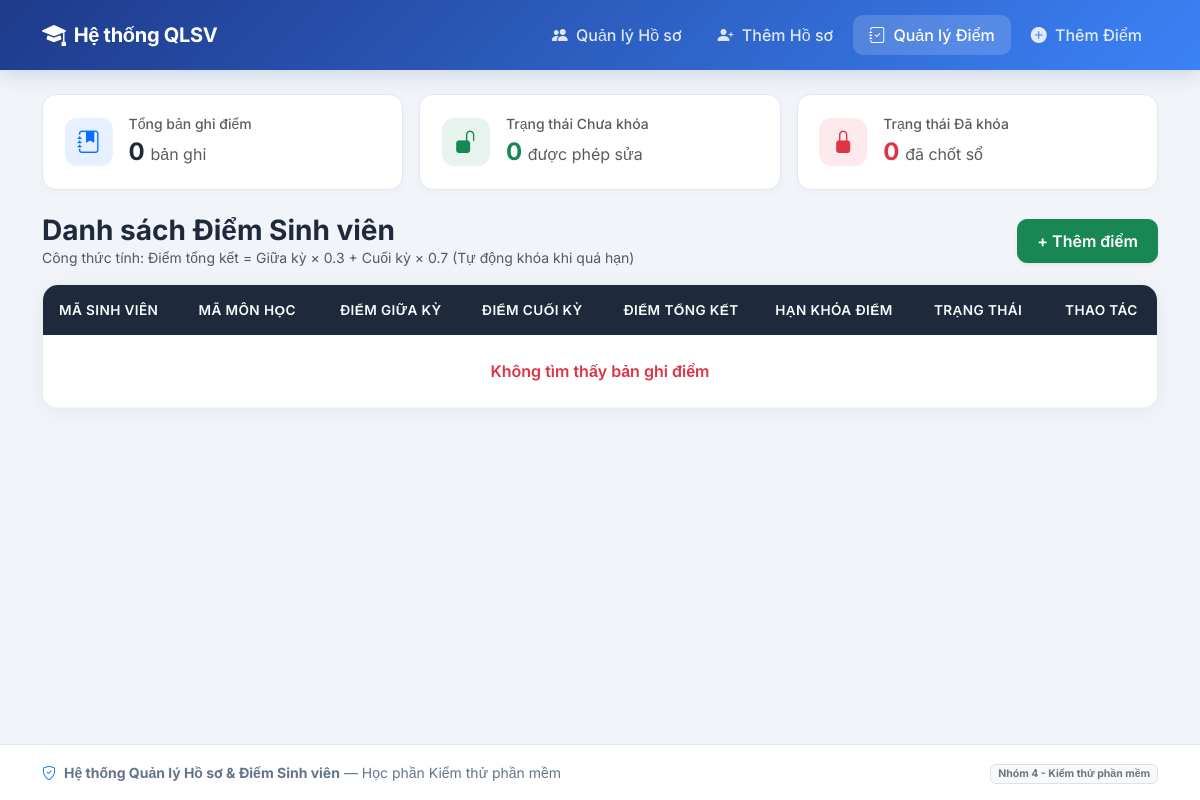
The page /grades.php on the database as committed earlier.
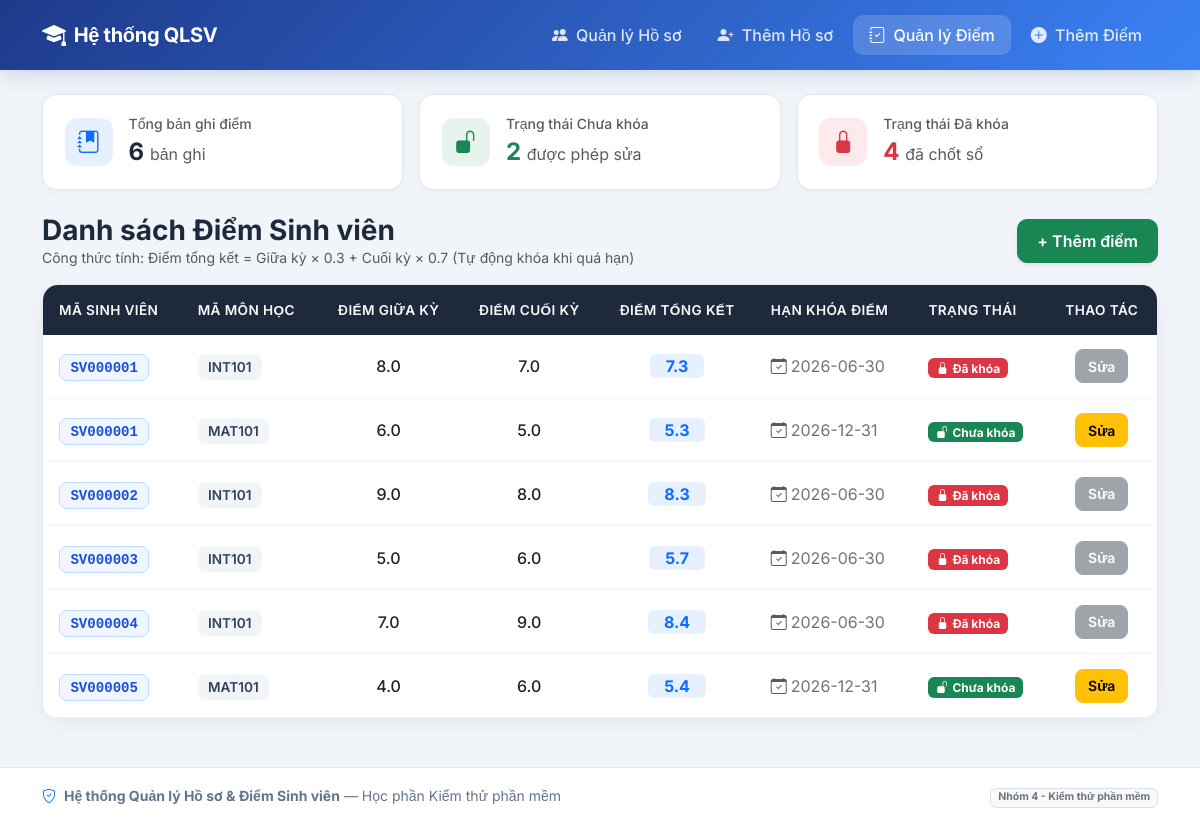
The same page on the database as committed later.
### tables this page shows
CREATE TABLE `diem` (
  `ma_sv` varchar(20) NOT NULL,
  `ma_mh` varchar(10) NOT NULL,
  `diem_giua_ky` decimal(4,1) NOT NULL,
  `diem_cuoi_ky` decimal(4,1) NOT NULL,
  `diem_tong_ket` decimal(4,1) NOT NULL,
  `han_khoa_diem` date NOT NULL,
  `trang_thai` varchar(30) NOT NULL DEFAULT 'Chưa khóa'
);

### grades.php (the view, shortened to what this page needs)
<?php
require_once 'db.php';
include 'header.php';
$today = date('Y-m-d');
$query = "SELECT * FROM diem ORDER BY ma_sv ASC, ma_mh ASC";
$stmt = $pdo->prepare($query);
$stmt->execute();
$ds_diem = $stmt->fetchAll(PDO::FETCH_ASSOC);
$total_diem = count($ds_diem);
$count_locked = 0;
$count_unlocked = 0;
foreach ($ds_diem as $item) {
    if ($today > $item['han_khoa_diem']) {
        $count_locked++;
    } else {
        $count_unlocked++;
    }
}
?>
<div class="row g-3 mb-4">
    <div class="col-md-4">
        <div class="stat-card">
            <div class="stat-icon bg-primary bg-opacity-10 text-primary">
                <i class="bi bi-journal-bookmark-fill"></i>
            </div>
            <div>
                <div class="text-muted small fw-medium">Tổng bản ghi điểm</div>
                <div class="fs-4 fw-bold"><?= $total_diem ?> <span class="fs-6 fw-normal text-muted">bản ghi</span></div>
            </div>
        </div>
    </div>
    <div class="col-md-4">
        <div class="stat-card">
            <div class="stat-icon bg-success bg-opacity-10 text-success">
                <i class="bi bi-unlock-fill"></i>
            </div>
            <div>
                <div class="text-muted small fw-medium">Trạng thái Chưa khóa</div>
                <div class="fs-4 fw-bold text-success"><?= $count_unlocked ?> <span class="fs-6 fw-normal text-muted">được phép sửa</span></div>
            </div>
        </div>
    </div>
    <div class="col-md-4">
        <div class="stat-card">
            <div class="stat-icon bg-danger bg-opacity-10 text-danger">
                <i class="bi bi-lock-fill"></i>
            </div>
            <div>
                <div class="text-muted small fw-medium">Trạng thái Đã khóa</div>
                <div class="fs-4 fw-bold text-danger"><?= $count_locked ?> <span class="fs-6 fw-normal text-muted">đã chốt sổ</span></div>
            </div>
        </div>
    </div>
</div>
<div class="d-flex flex-wrap justify-content-between align-items-center mb-3 gap-2">
    <div>
        <h2 class="fw-bold mb-0 fs-3">Danh sách Điểm Sinh viên</h2>
        <p class="text-muted small mb-0">Công thức tính: Điểm tổng kết = Giữa kỳ × 0.3 + Cuối kỳ × 0.7 (Tự động khóa khi quá hạn)</p>
    </div>
    <a href="add_grade.php" id="btnThemDiemMoi" class="btn btn-success shadow-sm">
        + Thêm điểm
    </a>
</div>
<div class="card-modern overflow-hidden">
    <div class="table-responsive">
        <table class="table table-modern table-hover align-middle mb-0" id="tableDiem">
            <thead>
                <tr>
                    <th>Mã sinh viên</th>
                    <th>Mã môn học</th>
                    <th class="text-center">Điểm giữa kỳ</th>
                    <th class="text-center">Điểm cuối kỳ</th>
                    <th class="text-center">Điểm tổng kết</th>
                    <th>Hạn khóa điểm</th>
                    <th>Trạng thái</th>
                    <th class="text-center">Thao tác</th>
                </tr>
            </thead>
            <tbody>
                <?php if (count($ds_diem) > 0): ?>
                    <?php foreach ($ds_diem as $d): ?>
                        <?php $is_locked = ($today > $d['han_khoa_diem']); ?>
                        <tr>
                            <td><span class="code-badge"><?= htmlspecialchars($d['ma_sv']) ?></span></td>
                            <td><span class="class-badge"><?= htmlspecialchars($d['ma_mh']) ?></span></td>
                            <td class="text-center fw-medium"><?= number_format((float)$d['diem_giua_ky'], 1, '.', '') ?></td>
                            <td class="text-center fw-medium"><?= number_format((float)$d['diem_cuoi_ky'], 1, '.', '') ?></td>
                            <td class="text-center">
                                <span class="badge bg-primary bg-opacity-10 text-primary fs-6 fw-bold px-3 py-1">
                                    <?= number_format((float)$d['diem_tong_ket'], 1, '.', '') ?>
                                </span>
                            </td>
                            <td class="text-secondary">
                                <i class="bi bi-calendar-check me-1 text-muted"></i><?= htmlspecialchars($d['han_khoa_diem']) ?>
                            </td>
                            <td>
                                <?php if ($is_locked): ?>
                                    <span class="badge bg-danger px-2 py-1"><i class="bi bi-lock-fill me-1"></i>Đã khóa</span>
                                <?php else: ?>
                                    <span class="badge bg-success px-2 py-1"><i class="bi bi-unlock-fill me-1"></i>Chưa khóa</span>
                                <?php endif; ?>
                            </td>
                            <td class="text-center">
                                <?php if ($is_locked): ?>
                                    <button type="button" class="btn btn-sm btn-secondary" disabled>Sửa</button>
                                <?php else: ?>
                                    <a href="edit_grade.php?ma_sv=<?= urlencode($d['ma_sv']) ?>&ma_mh=<?= urlencode($d['ma_mh']) ?>" class="btn btn-sm btn-warning">Sửa</a>
                                <?php endif; ?>
                            </td>
                        </tr>
                    <?php endforeach; ?>
                <?php else: ?>
                    <tr>
                        <td colspan="8" class="text-center text-danger py-4 fw-semibold">Không tìm thấy bản ghi điểm</td>
                    </tr>
                <?php endif; ?>
            </tbody>
        </table>
    </div>
</div>
<?php include 'footer.php'; ?>

### header.php (shortened to what this page needs)
<?php
$current_page = basename($_SERVER['PHP_SELF']);
?>
<!DOCTYPE html>
<html lang="vi">
<head>
    <link href="https://cdn.jsdelivr.net/npm/bootstrap@5.3.0/dist/css/bootstrap.min.css" rel="stylesheet">
    <link href="https://cdn.jsdelivr.net/npm/bootstrap-icons@1.11.3/font/bootstrap-icons.min.css" rel="stylesheet">
</head>
<body>
<nav class="navbar navbar-expand-lg navbar-dark navbar-custom mb-4">
    <div class="container">
        <a class="navbar-brand d-flex align-items-center gap-2" href="index.php">
            <i class="bi bi-mortarboard-fill fs-4"></i>
            <span>Hệ thống QLSV</span>
        </a>
        <div class="collapse navbar-collapse" id="navbarNav">
            <ul class="navbar-nav ms-auto align-items-lg-center">
                <li class="nav-item">
                    <a class="nav-link <?= in_array($current_page, ['index.php', 'edit_student.php']) ? 'active' : '' ?>" id="navHoSo" href="index.php">
                        <i class="bi bi-people-fill me-1"></i> Quản lý Hồ sơ
                    </a>
                </li>
                <li class="nav-item">
                    <a class="nav-link <?= $current_page === 'add_student.php' ? 'active' : '' ?>" id="navThemHoSo" href="add_student.php">
                        <i class="bi bi-person-plus-fill me-1"></i> Thêm Hồ sơ
                    </a>
                </li>
                <li class="nav-item">
                    <a class="nav-link <?= in_array($current_page, ['grades.php', 'edit_grade.php']) ? 'active' : '' ?>" id="navDiem" href="grades.php">
                        <i class="bi bi-journal-check me-1"></i> Quản lý Điểm
                    </a>
                </li>
                <li class="nav-item">
                    <a class="nav-link <?= $current_page === 'add_grade.php' ? 'active' : '' ?>" id="navThemDiem" href="add_grade.php">
                        <i class="bi bi-plus-circle-fill me-1"></i> Thêm Điểm
                    </a>
                </li>
            </ul>
        </div>
    </div>
</nav>
<div class="container pb-5">

### footer.php (shortened to what this page needs)
</div>
<footer class="footer-custom">
    <div class="container d-flex flex-column flex-md-row justify-content-between align-items-center">
        <div>
            <i class="bi bi-shield-check text-primary me-1"></i>
            <strong>Hệ thống Quản lý Hồ sơ & Điểm Sinh viên</strong> — Học phần Kiểm thử phần mềm
        </div>
        <div class="mt-2 mt-md-0">
            <span class="badge bg-light text-secondary border">Nhóm 4 - Kiểm thử phần mềm</span>
        </div>
    </div>
</footer>
</body>
</html>

### header.php (style rules this page uses)
:root { --primary-gradient: linear-gradient(135deg, #1e3a8a 0%, #3b82f6 100%); --surface-bg: #f1f5f9; --card-radius: 16px; }
body { font-family: 'Inter', sans-serif; background-color: var(--surface-bg); color: #1e293b; min-height: 100vh; display: flex; flex-direction: column; }
.navbar-custom { background: var(--primary-gradient); box-shadow: 0 4px 20px rgba(30, 58, 138, 0.18); padding: 0.75rem 0; }
.navbar-brand { font-weight: 700; letter-spacing: -0.3px; font-size: 1.25rem; }
.navbar-custom .nav-link { color: rgba(255, 255, 255, 0.85) !important; font-weight: 500; padding: 0.5rem 1rem !important; border-radius: 10px; margin-left: 0.25rem; transition: all 0.2s ease; }
.navbar-custom .nav-link:hover, .navbar-custom .nav-link.active { color: #ffffff !important; background: rgba(255, 255, 255, 0.16); }
.card-modern { background: #ffffff; border: 1px solid rgba(226, 232, 240, 0.8); border-radius: var(--card-radius); box-shadow: 0 4px 24px rgba(15, 23, 42, 0.05); }
.stat-card { background: #ffffff; border-radius: 14px; padding: 1.15rem 1.35rem; border: 1px solid #e2e8f0; box-shadow: 0 2px 10px rgba(15, 23, 42, 0.03); display: flex; align-items: center; gap: 1rem; transition: transform 0.2s ease; }
.stat-icon { width: 48px; height: 48px; border-radius: 12px; display: flex; align-items: center; justify-content: center; font-size: 1.4rem; }
.table-modern thead th { background-color: #1e293b; color: #f8fafc; font-weight: 600; font-size: 0.85rem; text-transform: uppercase; letter-spacing: 0.4px; border: none; padding: 0.9rem 1rem; }
.table-modern tbody td { padding: 0.9rem 1rem; vertical-align: middle; border-color: #f1f5f9; }
.code-badge { font-family: 'Courier New', Courier, monospace; font-weight: 700; background: #eff6ff; color: #1d4ed8; padding: 0.3rem 0.65rem; border-radius: 8px; font-size: 0.88rem; border: 1px solid #bfdbfe; }
.class-badge { background: #f1f5f9; color: #334155; font-weight: 600; padding: 0.3rem 0.65rem; border-radius: 8px; font-size: 0.85rem; }
.btn { border-radius: 10px; font-weight: 600; padding: 0.55rem 1.2rem; transition: all 0.2s ease; }
.btn-sm { border-radius: 8px; padding: 0.35rem 0.75rem; }
.footer-custom { margin-top: auto; background: #ffffff; border-top: 1px solid #e2e8f0; padding: 1rem 0; color: #64748b; font-size: 0.875rem; }

Rows that differ between the two databases and show on the page:
added diem: ma_sv "SV000001", ma_mh "INT101", diem_giua_ky "8.0", diem_cuoi_ky "7.0", diem_tong_ket "7.3", han_khoa_diem "2026-06-30", shows "Đã khóa", shows "Sửa"
added diem: ma_sv "SV000001", ma_mh "MAT101", diem_giua_ky "6.0", diem_cuoi_ky "5.0", diem_tong_ket "5.3", han_khoa_diem "2026-12-31", shows "Chưa khóa"
added diem: ma_sv "SV000002", ma_mh "INT101", diem_giua_ky "9.0", diem_cuoi_ky "8.0", diem_tong_ket "8.3", han_khoa_diem "2026-06-30", shows "Đã khóa", shows "Sửa"
added diem: ma_sv "SV000003", ma_mh "INT101", diem_giua_ky "5.0", diem_cuoi_ky "6.0", diem_tong_ket "5.7", han_khoa_diem "2026-06-30", shows "Đã khóa", shows "Sửa"
added diem: ma_sv "SV000004", ma_mh "INT101", diem_giua_ky "7.0", diem_cuoi_ky "9.0", diem_tong_ket "8.4", han_khoa_diem "2026-06-30", shows "Đã khóa", shows "Sửa"
added diem: ma_sv "SV000005", ma_mh "MAT101", diem_giua_ky "4.0", diem_cuoi_ky "6.0", diem_tong_ket "5.4", han_khoa_diem "2026-12-31", shows "Chưa khóa"
Other text that changed with them:
$total_diem: "0" → "6"
$count_unlocked: "0" → "2"
$count_locked: "0" → "4"
text no longer shown: "Không tìm thấy bản ghi điểm"
